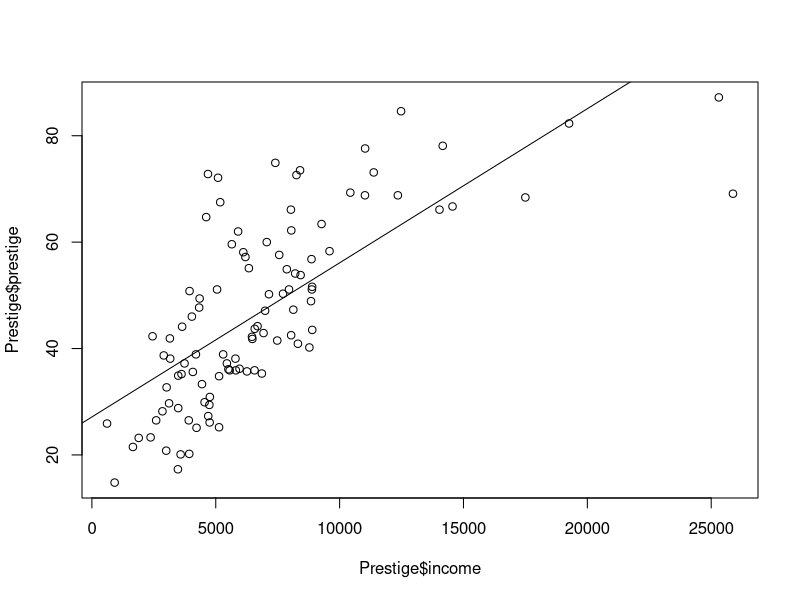
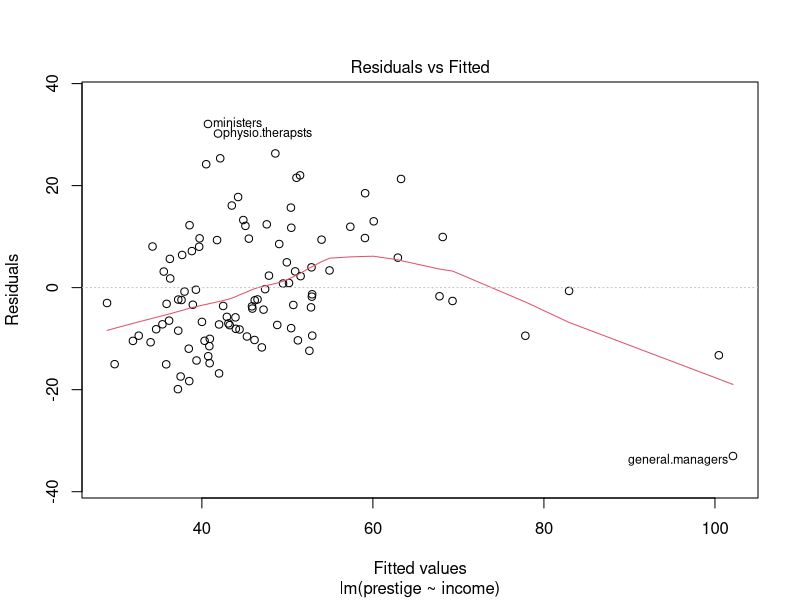
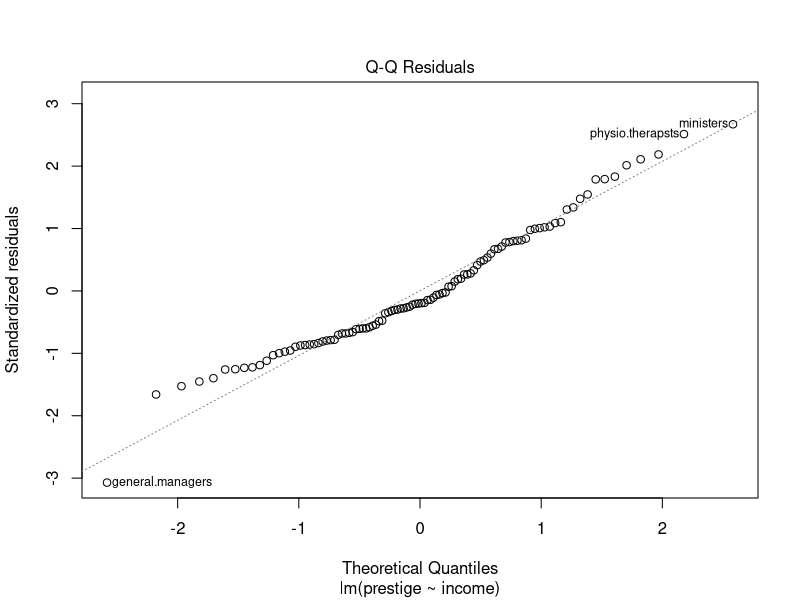
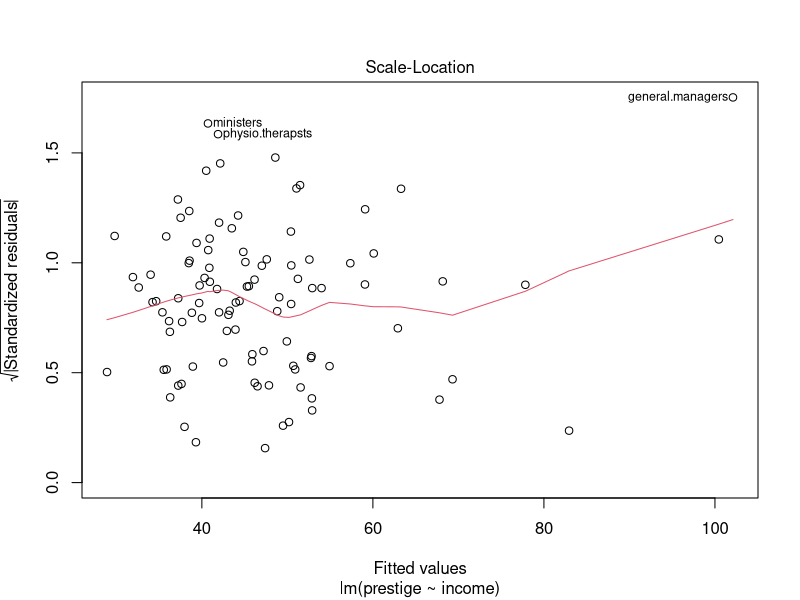
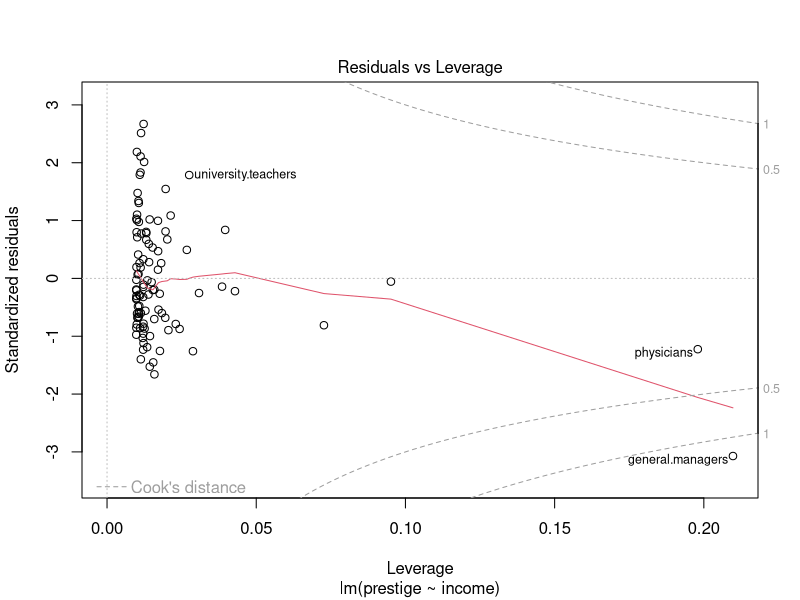
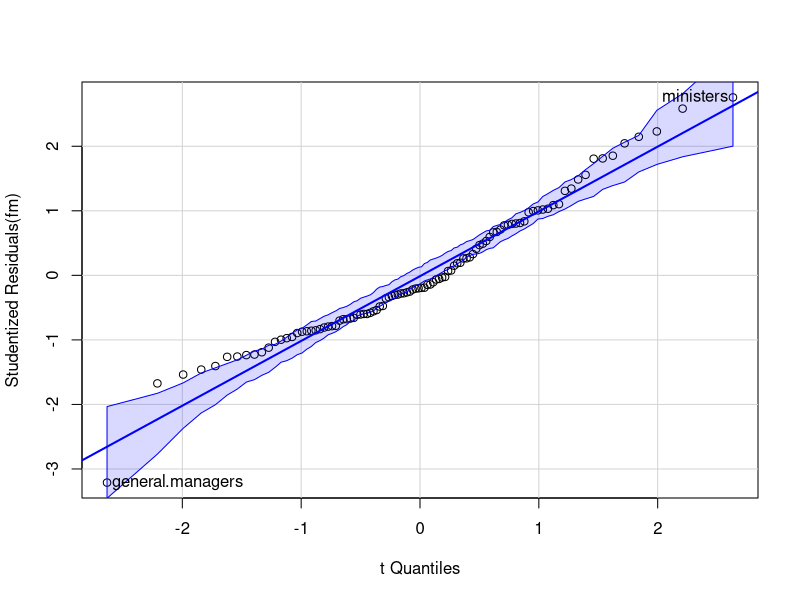
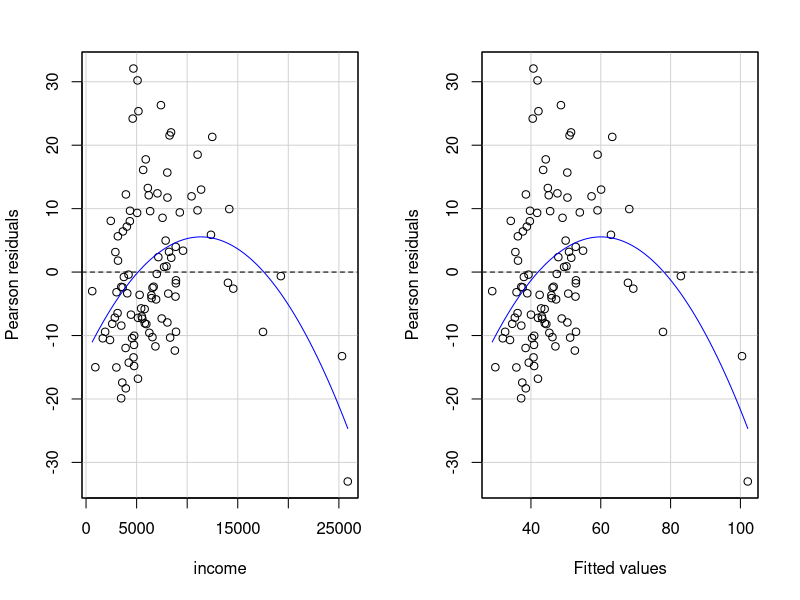
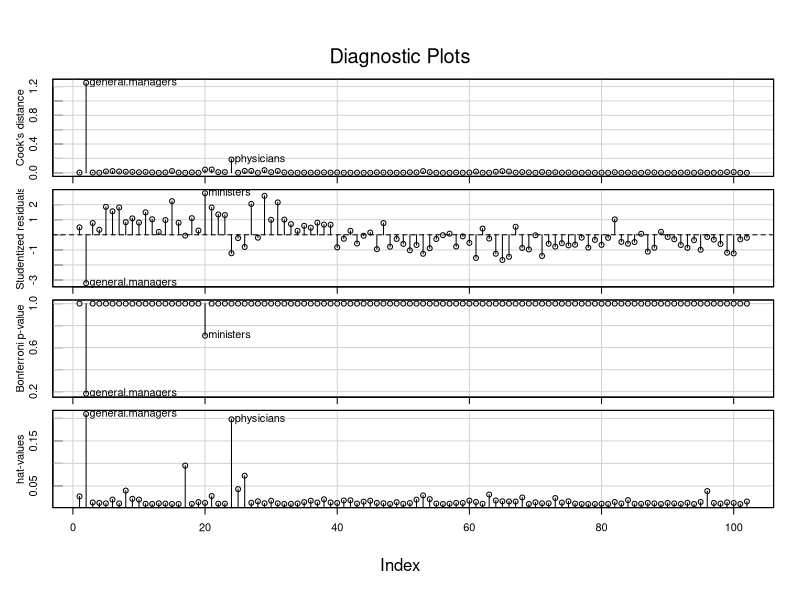

Recreate these plots in R, in order.
## Set your working directory to the ICPSR_regression folder
## Change the path below to match your computer
# setwd("~/ICPSR_regression")
setwd("C:/Users/Patrick Shea/Dropbox/My Projects/Spring 2026/ICPSR/ICPSR_OLS26")

##### Diagnostics
## Clear all existing objects from the workspace to start fresh
rm(list = ls())

## Load the car package to access the Prestige dataset and additional diagnostic plots
library(car)

## Fit a linear regression model predicting 'prestige' from 'income'
fm <- lm(prestige ~ income, data = Prestige)


## Basic scatter plot of income vs. prestige with regression line
plot(Prestige$income, Prestige$prestige)
abline(lm(Prestige$prestige ~ Prestige$income))

## Summary of the fitted model to view coefficients, R-squared, etc.
summary(fm)

## Diagnostic plots for assessing model assumptions and fit
plot(fm)
# The plot(model) command generates 4 diagnostic plots:

## Residuals vs. Fitted: Checks for non-linear patterns, homoscedasticity
# Should not observe clear patterns or funnels.

## Normal Q-Q: Assesses normality of residuals
# Points should closely follow the reference line if residuals are normally distributed.

## Scale-Location (Spread-Location): Similar to Residuals vs. Fitted but focuses on standardized residuals
# Helps to check the assumption of equal variance (homoscedasticity).

## Residuals vs. Leverage: Identifies influential observations
# Observations with high leverage or Cook's distance might unduly influence the model.

## Commentary on ambiguous Q-Q plot interpretation
# Looking for deviations from linearity like "banana" or "S" shapes.

## Using qqPlot to add confidence intervals around the normality line for clearer interpretation
qqPlot(fm)
# Observations far from the line, especially outside CIs, may indicate issues.

## Breusch-Pagan test for heteroskedasticity
library(lmtest)
bptest(fm)
# P-value > 0.05 suggests no evidence of heteroskedasticity.

## Further examination of residuals for potential non-linearity or misspecification
residualPlots(fm)
# Non-random patterns may suggest misspecification such as needing a non-linear model.

####################################################
## Outliers, Leverage, and Influence
###############################################

## Outlier test with Bonferroni correction
outlierTest(fm)
# Identifies outliers; significance suggests observations not explained well by the model.

## Influence index plot highlighting the top 3 influential points
influenceIndexPlot(fm, id.n=3)
# Cook's distance, leverage, and studentized residuals plotted for each observation.

## Testing model sensitivity by excluding identified outliers
fm_wo <- update(fm, subset = rownames(Prestige) != "general.managers")
compareCoefs(fm, fm_wo)
# Compares coefficients to assess the impact of removing outliers.

## Influence plots before and after removing outliers
influencePlot(fm, id.n=3)    # Before removing
influencePlot(fm_wo, id.n=3) # After removing

## Re-specifying the model with income transformed to log scale to address skewness and non-linearity
fm2 <- lm(prestige ~ log(income), data = Prestige)
plot(fm2)

residualPlots(fm2)
# Log transformation often stabilizes variance and makes relationships more linear.

## Influence plot for the model with log-transformed income
influencePlot(fm2, id.n=3)
# Check if log transformation reduces undue influence of any observations.

## Adding control variables to the model (education, log(income), type)
fm21 <- lm(prestige ~ education + log(income) + type, data = Prestige)

## Diagnostic plots for the model with controls
plot(fm21)

residualPlots(fm21)

## Plotting predicted values against residuals to check for any systematic patterns
plot(predict(fm21), residuals(fm21))

## Comparing fitted values from the model object to those obtained from predict function
fit1 <- fitted.values(fm21)
fit2 <- predict(fm21)
plot(fit1, fit2) # Should ideally form a straight line y=x if both are consistent


######Simulated Examples. 

## Clear the workspace
rm(list = ls())

## Set a seed for reproducible simulations
set.seed(11234)

## Simulation 1: z is unrelated to y and x
n <- 1000
x <- rnorm(n, 3, 3)
z <- runif(n)
error1 <- rnorm(n, 0, 1)
y <- 1.5 + 3*x + error1

## Regression of y on x
m1 <- lm(y ~ x)

## Regression of y on x and z
m2 <- lm(y ~ x + z)

## Compare the models
summary(m1)
summary(m2)

## Simulation 2: z is unrelated to y, but causes x
z <- runif(n)
x <- rnorm(n, 3, 3) - 1.75*z
y <- 1.5 + 3*x + error1

m3 <- lm(y ~ x)
m4 <- lm(y ~ x + z)

summary(m3)
summary(m4)

## Simulation 3: z is related to y and x
set.seed(15234)
z <- rnorm(n, 4, 10)
x <- rnorm(n, 3, 9) + 3.75*z
y <- 1.5 + 3*x + 10*z + error1

m5 <- lm(y ~ x)
m6 <- lm(y ~ x + z)

summary(m5)
summary(m6)






# Load the swiss dataset
data("swiss")
library(car)

# Fit a linear regression model
model <- lm(Fertility ~ ., data = swiss)

# Calculate and display the Variance Inflation Factor (VIF) for each predictor
vif(model)
